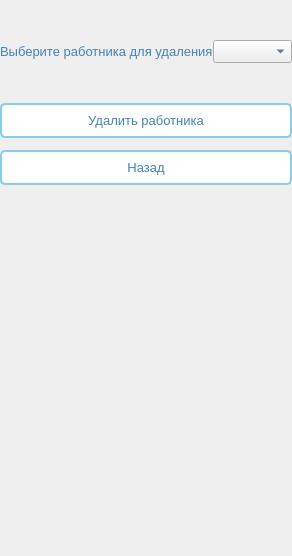
     <widget class="QWidget" name="deleteEmployerPage">
      <layout class="QVBoxLayout" name="verticalLayout_13">
       <property name="spacing">
        <number>0</number>
       </property>
       <property name="leftMargin">
        <number>0</number>
       </property>
       <property name="topMargin">
        <number>0</number>
       </property>
       <property name="rightMargin">
        <number>0</number>
       </property>
       <property name="bottomMargin">
        <number>0</number>
       </property>
       <item>
        <spacer name="verticalSpacer_6">
         <property name="orientation">
          <enum>Qt::Vertical</enum>
         </property>
         <property name="sizeType">
          <enum>QSizePolicy::Minimum</enum>
         </property>
         <property name="sizeHint" stdset="0">
          <size>
           <width>20</width>
           <height>40</height>
          </size>
         </property>
        </spacer>
       </item>
       <item>
        <layout class="QHBoxLayout" name="horizontalLayout_6">
         <item>
          <widget class="QLabel" name="label_16">
           <property name="font">
            <font>
             <pointsize>10</pointsize>
             <weight>50</weight>
             <bold>false</bold>
            </font>
           </property>
           <property name="styleSheet">
            <string notr="true">QLabel {
    color: #4682B4;

    font-weight: normal;
}</string>
           </property>
           <property name="text">
            <string>Выберите работника для удаления</string>
           </property>
          </widget>
         </item>
         <item>
          <widget class="QComboBox" name="deleteEmployercomboBox">
           <property name="font">
            <font>
             <pointsize>10</pointsize>
            </font>
           </property>
           <property name="styleSheet">
            <string notr="true"> color: #1A237E; </string>
           </property>
          </widget>
         </item>
        </layout>
       </item>
       <item>
        <spacer name="verticalSpacer_7">
         <property name="orientation">
          <enum>Qt::Vertical</enum>
         </property>
         <property name="sizeType">
          <enum>QSizePolicy::Minimum</enum>
         </property>
         <property name="sizeHint" stdset="0">
          <size>
           <width>20</width>
           <height>40</height>
          </size>
         </property>
        </spacer>
       </item>
       <item>
        <layout class="QVBoxLayout" name="verticalLayout_5">
         <property name="spacing">
          <number>12</number>
         </property>
         <item>
          <widget class="QPushButton" name="deleteEmployerButton">
           <property name="font">
            <font>
             <pointsize>10</pointsize>
            </font>
           </property>
           <property name="styleSheet">
            <string notr="true">QPushButton {
    background-color: white;
    border: 2px solid #87CEEB;
    border-radius: 5px;
    padding: 8px;
    color: #4682B4;
}

QPushButton:hover {
    background-color: #F0F8FF;
}

QPushButton:pressed {
    background-color: #E6F3FF;
}</string>
           </property>
           <property name="text">
            <string>Удалить работника</string>
           </property>
          </widget>
         </item>
         <item>
          <widget class="QPushButton" name="pushButton_5">
           <property name="font">
            <font>
             <pointsize>10</pointsize>
            </font>
           </property>
           <property name="styleSheet">
            <string notr="true">QPushButton {
    background-color: white;
    border: 2px solid #87CEEB;
    border-radius: 5px;
    padding: 8px;
    color: #4682B4;
}

QPushButton:hover {
    background-color: #F0F8FF;
}

QPushButton:pressed {
    background-color: #E6F3FF;
}</string>
           </property>
           <property name="text">
            <string>Назад</string>
           </property>
          </widget>
         </item>
        </layout>
       </item>
       <item>
        <spacer name="verticalSpacer_8">
         <property name="orientation">
          <enum>Qt::Vertical</enum>
         </property>
         <property name="sizeHint" stdset="0">
          <size>
           <width>20</width>
           <height>371</height>
          </size>
         </property>
        </spacer>
       </item>
      </layout>
     </widget>
